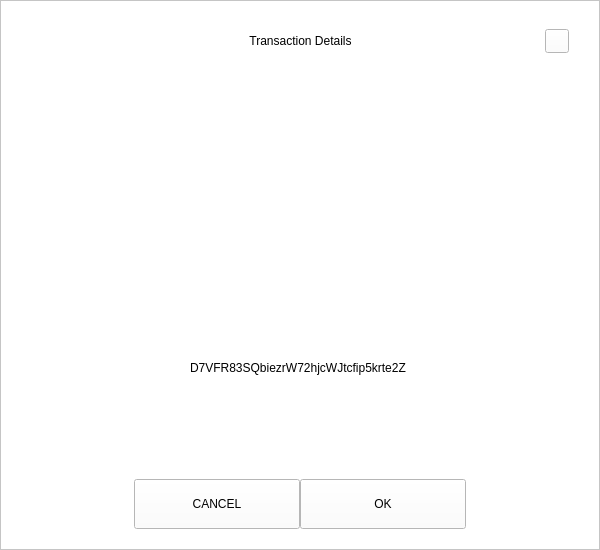
<?xml version="1.0" encoding="UTF-8"?>
<ui version="4.0">
 <class>ReceiveDialog</class>
 <widget class="QDialog" name="ReceiveDialog">
  <property name="geometry">
   <rect>
    <x>0</x>
    <y>0</y>
    <width>600</width>
    <height>550</height>
   </rect>
  </property>
  <property name="windowTitle">
   <string>Dialog</string>
  </property>
  <property name="styleSheet">
   <string notr="true">background:white;</string>
  </property>
  <layout class="QVBoxLayout" name="verticalLayout_2">
   <property name="spacing">
    <number>0</number>
   </property>
   <property name="leftMargin">
    <number>0</number>
   </property>
   <property name="topMargin">
    <number>0</number>
   </property>
   <property name="rightMargin">
    <number>0</number>
   </property>
   <property name="bottomMargin">
    <number>0</number>
   </property>
   <item>
    <widget class="QFrame" name="frameContainer">
     <property name="frameShape">
      <enum>QFrame::StyledPanel</enum>
     </property>
     <property name="frameShadow">
      <enum>QFrame::Raised</enum>
     </property>
     <layout class="QVBoxLayout" name="verticalLayout">
      <property name="spacing">
       <number>0</number>
      </property>
      <property name="leftMargin">
       <number>30</number>
      </property>
      <property name="topMargin">
       <number>20</number>
      </property>
      <property name="rightMargin">
       <number>30</number>
      </property>
      <property name="bottomMargin">
       <number>20</number>
      </property>
      <item>
       <layout class="QHBoxLayout" name="horizontalLayout_3">
        <property name="spacing">
         <number>0</number>
        </property>
        <item>
         <spacer name="horizontalSpacer_21">
          <property name="orientation">
           <enum>Qt::Horizontal</enum>
          </property>
          <property name="sizeHint" stdset="0">
           <size>
            <width>40</width>
            <height>20</height>
           </size>
          </property>
         </spacer>
        </item>
        <item>
         <widget class="QLabel" name="labelTitle">
          <property name="minimumSize">
           <size>
            <width>0</width>
            <height>40</height>
           </size>
          </property>
          <property name="maximumSize">
           <size>
            <width>16777215</width>
            <height>40</height>
           </size>
          </property>
          <property name="styleSheet">
           <string notr="true">padding-left:24px;</string>
          </property>
          <property name="text">
           <string>Transaction Details</string>
          </property>
          <property name="alignment">
           <set>Qt::AlignCenter</set>
          </property>
          <property name="margin">
           <number>7</number>
          </property>
         </widget>
        </item>
        <item>
         <spacer name="horizontalSpacer">
          <property name="orientation">
           <enum>Qt::Horizontal</enum>
          </property>
          <property name="sizeHint" stdset="0">
           <size>
            <width>40</width>
            <height>20</height>
           </size>
          </property>
         </spacer>
        </item>
        <item>
         <widget class="QPushButton" name="btnEsc">
          <property name="minimumSize">
           <size>
            <width>24</width>
            <height>24</height>
           </size>
          </property>
          <property name="maximumSize">
           <size>
            <width>24</width>
            <height>24</height>
           </size>
          </property>
          <property name="focusPolicy">
           <enum>Qt::NoFocus</enum>
          </property>
          <property name="text">
           <string/>
          </property>
         </widget>
        </item>
       </layout>
      </item>
      <item>
       <spacer name="verticalSpacer">
        <property name="orientation">
         <enum>Qt::Vertical</enum>
        </property>
        <property name="sizeType">
         <enum>QSizePolicy::Fixed</enum>
        </property>
        <property name="sizeHint" stdset="0">
         <size>
          <width>20</width>
          <height>20</height>
         </size>
        </property>
       </spacer>
      </item>
      <item alignment="Qt::AlignHCenter">
       <widget class="QLabel" name="labelQrImg">
        <property name="minimumSize">
         <size>
          <width>260</width>
          <height>260</height>
         </size>
        </property>
        <property name="maximumSize">
         <size>
          <width>260</width>
          <height>260</height>
         </size>
        </property>
        <property name="text">
         <string/>
        </property>
        <property name="alignment">
         <set>Qt::AlignCenter</set>
        </property>
       </widget>
      </item>
      <item>
       <spacer name="verticalSpacer_2">
        <property name="orientation">
         <enum>Qt::Vertical</enum>
        </property>
        <property name="sizeType">
         <enum>QSizePolicy::Fixed</enum>
        </property>
        <property name="sizeHint" stdset="0">
         <size>
          <width>20</width>
          <height>20</height>
         </size>
        </property>
       </spacer>
      </item>
      <item alignment="Qt::AlignHCenter">
       <widget class="QLabel" name="labelAddress">
        <property name="text">
         <string>D7VFR83SQbiezrW72hjcWJtcfip5krte2Z </string>
        </property>
       </widget>
      </item>
      <item>
       <spacer name="verticalSpacer_3">
        <property name="orientation">
         <enum>Qt::Vertical</enum>
        </property>
        <property name="sizeType">
         <enum>QSizePolicy::Expanding</enum>
        </property>
        <property name="sizeHint" stdset="0">
         <size>
          <width>20</width>
          <height>20</height>
         </size>
        </property>
       </spacer>
      </item>
      <item>
       <layout class="QHBoxLayout" name="horizontalLayout" stretch="1,2,2,1">
        <property name="leftMargin">
         <number>20</number>
        </property>
        <property name="rightMargin">
         <number>20</number>
        </property>
        <item>
         <spacer name="horizontalSpacer1">
          <property name="orientation">
           <enum>Qt::Horizontal</enum>
          </property>
          <property name="sizeHint" stdset="0">
           <size>
            <width>40</width>
            <height>20</height>
           </size>
          </property>
         </spacer>
        </item>
        <item>
         <widget class="QPushButton" name="btnCancel">
          <property name="minimumSize">
           <size>
            <width>0</width>
            <height>50</height>
           </size>
          </property>
          <property name="focusPolicy">
           <enum>Qt::NoFocus</enum>
          </property>
          <property name="text">
           <string>CANCEL</string>
          </property>
         </widget>
        </item>
        <item>
         <widget class="QPushButton" name="btnSave">
          <property name="minimumSize">
           <size>
            <width>0</width>
            <height>50</height>
           </size>
          </property>
          <property name="focusPolicy">
           <enum>Qt::NoFocus</enum>
          </property>
          <property name="text">
           <string>OK</string>
          </property>
         </widget>
        </item>
        <item>
         <spacer name="horizontalSpacer_2">
          <property name="orientation">
           <enum>Qt::Horizontal</enum>
          </property>
          <property name="sizeHint" stdset="0">
           <size>
            <width>40</width>
            <height>20</height>
           </size>
          </property>
         </spacer>
        </item>
       </layout>
      </item>
     </layout>
    </widget>
   </item>
  </layout>
 </widget>
 <resources/>
 <connections/>
</ui>
